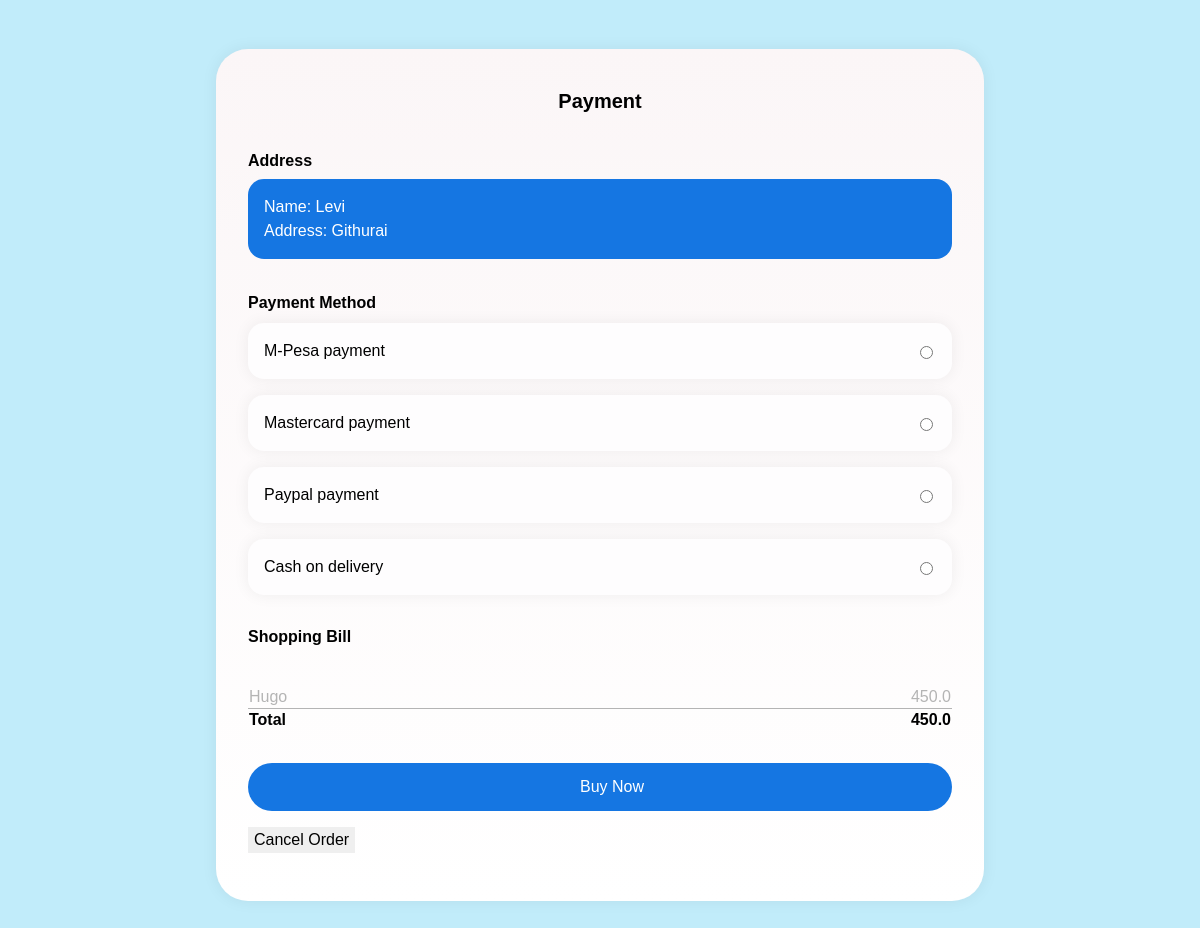
/pay/1, run on an earlier commit of the app's database.
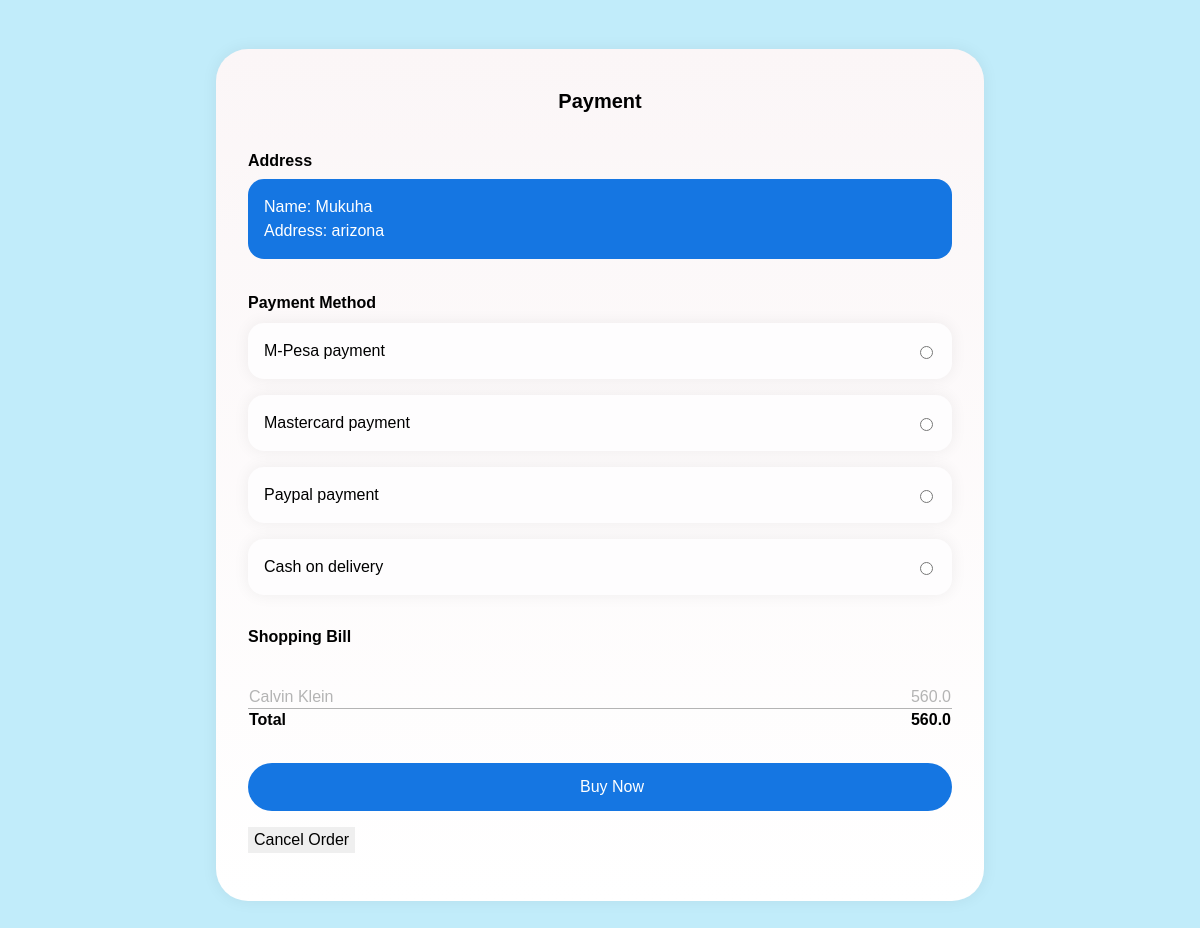
And on a later commit of the database.
### app.py (models this page shows)
class Order(db.Model):
    id = db.Column(db.Integer, primary_key=True)
    user_id = db.Column(db.Integer, db.ForeignKey('user.id', ondelete='CASCADE'), nullable=False)
    total = db.Column(db.Float, nullable=False)
    full_name = db.Column(db.String(100), nullable=False)
    address = db.Column(db.String(255), nullable=False)
    items = db.relationship('OrderItem', backref='order', lazy=True)

class OrderItem(db.Model):
    id = db.Column(db.Integer, primary_key=True)
    order_id = db.Column(db.Integer, db.ForeignKey('order.id', ondelete='CASCADE'), nullable=False)
    product_name = db.Column(db.String(80), nullable=False)
    product_price = db.Column(db.Float, nullable=False)
    quantity = db.Column(db.Integer, nullable=False)

### app.py (the view)
@app.route('/pay/<int:order_id>')
def pay(order_id):
    order = Order.query.get_or_404(order_id)
    order_items = OrderItem.query.filter_by(order_id=order_id).all()
    return render_template('user/templates/pay.html', order=order, order_items=order_items, user=current_user)

### templates/user/templates/pay.html (shortened to what this page needs)
<html>
<head>
  <link rel="stylesheet" href="../../../static/css/pay.css">
</head>
<body style="block-size: 950px;">
<div class="iphone">
  <header class="header">
    <h1>Payment</h1>
  </header>
  <form  class="form" >
    <div>
      <h2>Address</h2>
      <div class="card">
        <address>
          Name: {{ order.full_name }}<br />
          Address: {{ order.address }}
        </address>
      </div>
    </div>
    <fieldset>
      <legend>Payment Method</legend>
      <div class="form__radios">
    <div class="form__radio">
        <label for="mpesa">
            M-Pesa payment
        </label>
        <input id="mpesa" name="payment-method" type="radio" />
    </div>
        <div class="form__radio">
        <label for="mastercard">
            Mastercard payment
        </label>
        <input id="mastercard" name="payment-method" type="radio" />
    </div>
        <div class="form__radio">
        <label for="paypal">
            Paypal payment
        </label>
        <input id="paypal" name="payment-method" type="radio" />
    </div>
        <div class="form__radio">
          <label for="cash">
            Cash on delivery
            </label>
          <input id="cash" name="payment-method" type="radio" />
        </div>
      </div>
    </fieldset>
    <h2>Shopping Bill</h2>
    <div>
      {% for item in order_items %}
      <table>
        <tbody>
          <tr>
            <td>{{ item.product_name }}</td>
            <td align="right">{{ item.product_price }}</td>
          </tr>
           {% endfor %}
        </tbody>
        <tfoot>
          <tr>
            <td>Total</td>
            <td align="right">{{ order.total }}</td>
          </tr>
        </tfoot>
      </table>
    </div>
    <div>
      <button class="button button--full" id="buy"><svg class="icon">
          <a href="" class="button button--full" id="buy">Buy now</a>
        </svg>Buy Now</button>
    </div>
  </form>
  <form id="cancelOrderForm" action="{{ url_for('cancel_order', order_id=order.id) }}" method="post">
    <button type="button" class="btn btn-danger" onclick="confirmCancel()">Cancel Order</button>
</form>
</div>
</body>
</html>

### static/css/pay.css (style rules this page uses)
:root { --color-background: #C1ECFA; --color-primary: #1576E2; --font-family-base: Poppin, sans-serif; --font-size-h1: 1.25rem; --font-size-h2: 1rem; }
* { box-sizing: inherit; }
html { box-sizing: border-box; }
body { background-color: var(--color-background); display: grid; font-family: var(--font-family-base); line-height: 1.5; margin: 0; min-block-size: 100vh; padding: 5vmin; place-items: center; }
address { font-style: normal; }
button { border: 0; color: inherit; cursor: pointer; font: inherit; }
fieldset { border: 0; margin: 0; padding: 0; }
h1 { font-size: var(--font-size-h1); line-height: 1.2; margin-block: 0 1.5em; }
h2 { font-size: var(--font-size-h2); line-height: 1.2; margin-block: 0 0.5em; }
legend { font-weight: 600; margin-block-end: 0.5em; padding: 0; }
input { border: 0; color: inherit; font: inherit; }
input[type="radio"] { accent-color: var(--color-primary); }
table { border-collapse: collapse; inline-size: 100%; }
tbody { color: #b4b4b4; }
td { padding-block: 0.125em; }
tfoot { border-top: 1px solid #b4b4b4; font-weight: 600; }
.button { align-items: center; background-color: var(--color-primary); border-radius: 999em; color: #fff; display: flex; gap: 0.5em; justify-content: center; padding-block: 0.75em; padding-inline: 1em; transition: 0.3s; }
.button--full { inline-size: 100%; }
.card { border-radius: 1em; background-color: var(--color-primary); color: #fff; padding: 1em; }
.form { display: grid; gap: 2em; }
.form__radios { display: grid; gap: 1em; }
.form__radio { align-items: center; background-color: #fefdfe; border-radius: 1em; box-shadow: 0 0 1em rgba(0, 0, 0, 0.0625); display: flex; padding: 1em; }
.form__radio label { align-items: center; display: flex; flex: 1; gap: 1em; }
.header { display: flex; justify-content: center; padding-block: 0.5em; padding-inline: 1em; }
.icon { block-size: 1em; display: inline-block; fill: currentColor; inline-size: 1em; vertical-align: middle; }
.iphone { background-color: #fbf6f7; background-image: linear-gradient(to bottom, #fbf6f7, #fff); border-radius: 2em; box-shadow: 0 0 1em rgba(0, 0, 0, 0.0625); inline-size: 768px; overflow: auto; padding: 2em; }

What changed in the data, as far as the page shows it:
changed Order: full_name "Levi" → "Mukuha"; address "Githurai" → "arizona"; total "450.0" → "560.0"
changed OrderItem: product_name "Hugo" → "Calvin Klein"; product_price "450.0" → "560.0"
